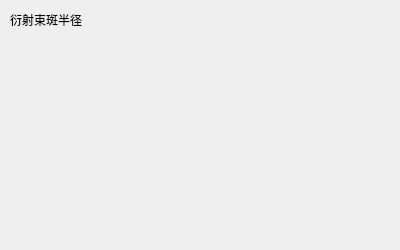
<?xml version="1.0" encoding="UTF-8"?>
<ui version="4.0">
 <class>Input2</class>
 <widget class="QDialog" name="Input2">
  <property name="geometry">
   <rect>
    <x>0</x>
    <y>0</y>
    <width>400</width>
    <height>250</height>
   </rect>
  </property>
  <property name="windowTitle">
   <string>计算器</string>
  </property>
  <widget class="QLabel" name="CalculateName">
   <property name="geometry">
    <rect>
     <x>10</x>
     <y>0</y>
     <width>170</width>
     <height>40</height>
    </rect>
   </property>
   <property name="text">
    <string>衍射束斑半径</string>
   </property>
  </widget>
 </widget>
 <resources/>
 <connections/>
</ui>
